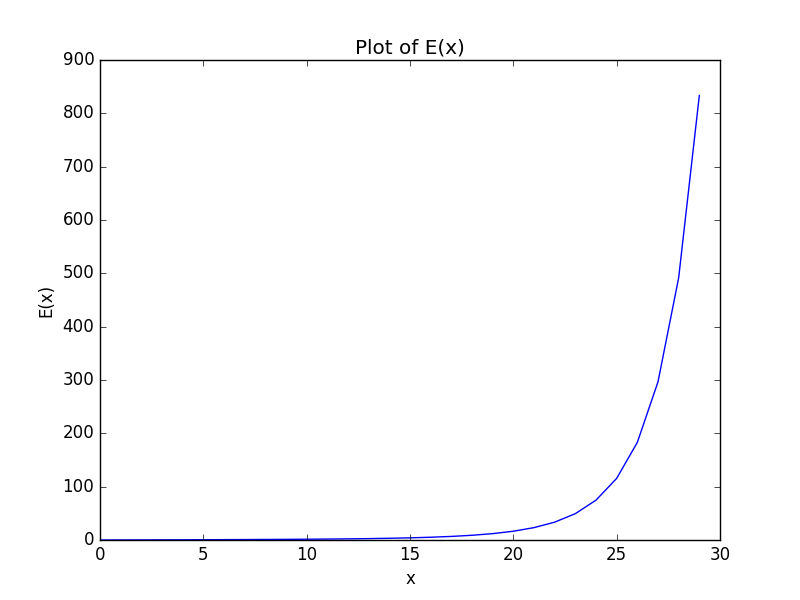

Generate this figure with Python:
#########################################################################################
#	Computational Physics HW3 Problem 4
#	
#	This program uses Gaussian quadrature to calculate the integral of exp(x^2) from 0 
#	to 3 with a step size of 0.1 and plots the resulting array, E
#	
#	Written by Jacqueline Antwi-Danso 02/17
#########################################################################################
import numpy as np
from math import exp 
from pylab import plot, show, title, xlabel, ylabel
from numpy import ones,copy,cos,tan,pi,linspace

#copied from http://www-personal.umich.edu/~mejn/computational-physics/gaussxw.py
#python not allowing me to do from gaussxw import gaussxw 

def gaussxw(N):

    # Initial approximation to roots of the Legendre polynomial
    a = linspace(3,4*N-1,N)/(4*N+2)
    x = cos(pi*a+1/(8*N*N*tan(a)))

    # Find roots using Newton's method
    epsilon = 1e-15
    delta = 1.0
    while delta>epsilon:
        p0 = ones(N,float)
        p1 = copy(x)
        for k in range(1,N):
            p0,p1 = p1,((2*k+1)*x*p1-k*p0)/(k+1)
        dp = (N+1)*(p0-x*p1)/(1-x*x)
        dx = p1/dp
        x -= dx
        delta = max(abs(dx))

    # Calculate the weights
    w = 2*(N+1)*(N+1)/(N*N*(1-x*x)*dp*dp)

    return x,w

def gaussxwab(N,a,b):
    x,w = gaussxw(N)
    return 0.5*(b-a)*x+0.5*(b+a),0.5*(b-a)*w

#define function 
def f(x):
	return exp(x**2)

#to avoid any wonky behavior with floats, create frange function to mimic range
def frange(begin, end, step):
  while begin < end:
    yield begin
    begin += step

N = 30 #calculated using step size, h = 0.1 
a = 0.0
y = []

for i in frange(a,3.0,0.1): 
	b = i 
	x,w = gaussxw(N)
	xp = 0.5*(b-a)*x + 0.5*(b+a)
	wp = 0.5*(b-a)*w
	
	# Integrate
	s = 0.0
	for k in range(N):
		s += wp[k]*f(xp[k])

	val = copy(s)
	y.append(val)

#plot graph 
plot(y)
title('Plot of E(x)')
xlabel('x')
ylabel('E(x)')
show()
